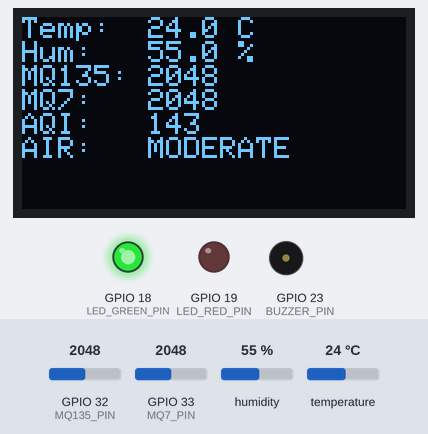
This sketch was run on a simulated ESP32. Shown: 128×64 one-colour display, output pins drawn as LEDs (lit = HIGH), buzzer (waves = sounding, pin HIGH). The inputs (shaded band) are chosen by the test bench; at power-on: GPIO 33 (MQ7_PIN) = 2048, humidity 55 %, GPIO 32 (MQ135_PIN) = 2048, temperature 24 °C. WiFi joins after 1.5 s; servers stay silent unless stated; random numbers use the default seed unless the sketch sets one; what the sketch prints to the serial monitor is not drawn.

Above: at 5.7 s.
5.8 s: GPIO 33 (MQ7_PIN) set to 3164
At 7.5 s:
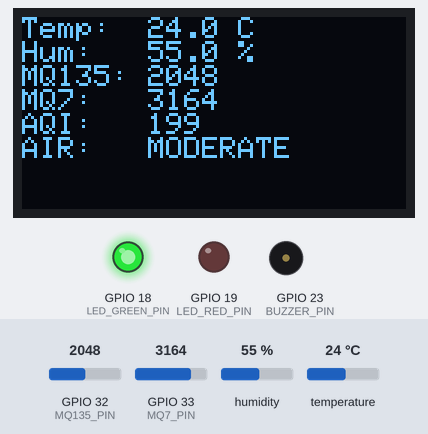
8.6 s: GPIO 33 (MQ7_PIN) set to 3260
At 9.7 s:
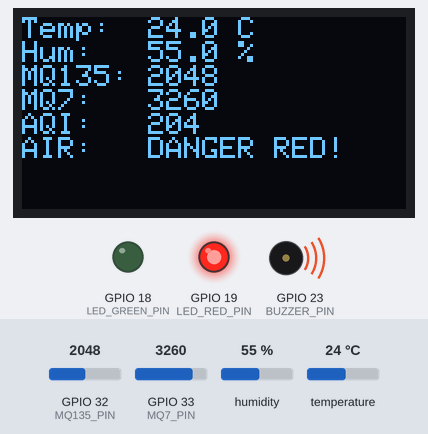
11.4 s: GPIO 33 (MQ7_PIN) set to 160
At 14.5 s:
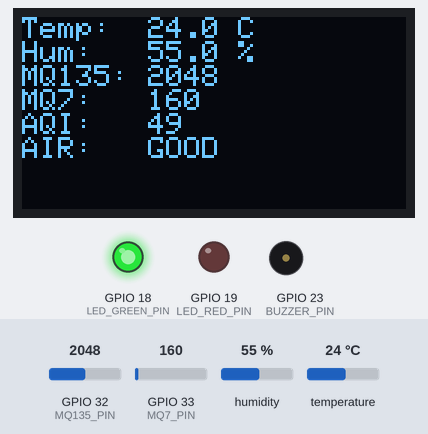
14.9 s: humidity set to 22 %
At 16.7 s:
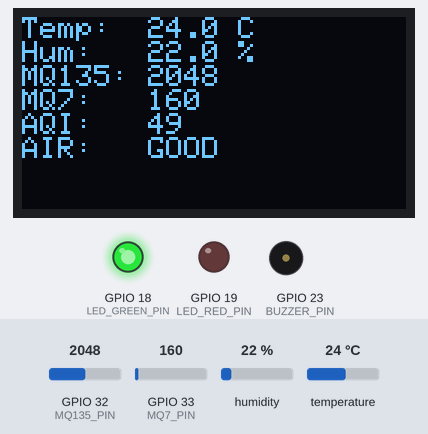
17.7 s: GPIO 32 (MQ135_PIN) set to 2866
At 20.2 s:
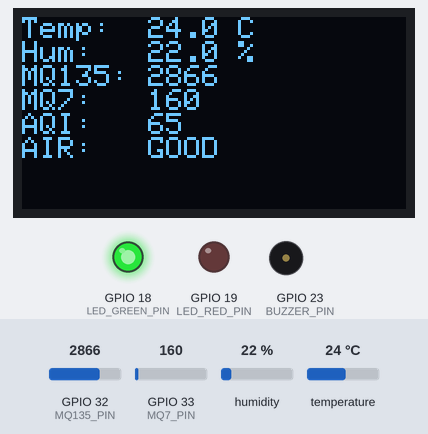
21.4 s: temperature set to 12 °C
At 22.4 s:
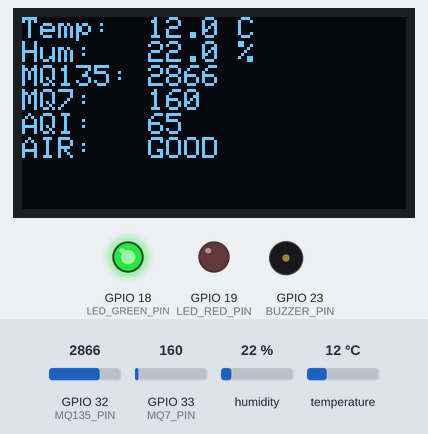
Timing chart, 0 to 24.4 s (numbered marks = the images above; inputs shaded):
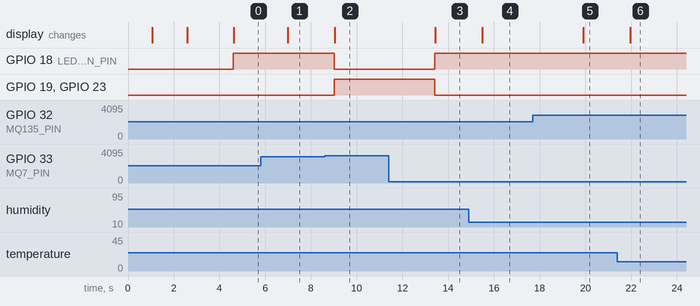

The sketch:

main.ino
```cpp
#include <WiFi.h>
#include <Firebase_ESP_Client.h>
#include <Wire.h>
#include <Adafruit_GFX.h>
#include <Adafruit_SSD1306.h>
#include <DHT.h>

#include "addons/TokenHelper.h"
#include "addons/RTDBHelper.h"

// ================= WIFI CREDENTIALS =================
#define WIFI_SSID "Nandu"
#define WIFI_PASSWORD "12345678"

// ================= FIREBASE CONFIG =================
#define API_KEY "AIzaSyCM0rwFlapYWvq6HCzrGcU9Spn-fhTKIrI"
#define DATABASE_URL "airaqi-54c24-default-rtdb.firebaseio.com"

// ================= FIREBASE OBJECTS =================
FirebaseData fbdo;
FirebaseAuth auth;
FirebaseConfig config;
bool signupOK = false;

// ================= OLED DISPLAY =================
#define SCREEN_WIDTH 128
#define SCREEN_HEIGHT 64
#define OLED_RESET -1
Adafruit_SSD1306 display(SCREEN_WIDTH, SCREEN_HEIGHT, &Wire, OLED_RESET);

// ================= SENSORS =================
#define DHT_PIN 4
#define DHT_TYPE DHT11
DHT dht(DHT_PIN, DHT_TYPE);

#define MQ135_PIN 32
#define MQ7_PIN   33

// ================= ALERTS & ACTUATORS =================
#define BUZZER_PIN    23
#define LED_RED_PIN   19
#define LED_GREEN_PIN 18

unsigned long sendDataPrevMillis = 0;

// =====================================================
// SETUP
// =====================================================
void setup() {
  Serial.begin(115200);
  delay(1000);

  // ---------- Initialize Pins ----------
  pinMode(BUZZER_PIN, OUTPUT);
  pinMode(LED_RED_PIN, OUTPUT);
  pinMode(LED_GREEN_PIN, OUTPUT);

  digitalWrite(BUZZER_PIN, LOW);
  digitalWrite(LED_RED_PIN, LOW);
  digitalWrite(LED_GREEN_PIN, LOW);

  // ---------- Initialize DHT ----------
  dht.begin();
  Serial.println("DHT11 Sensor initialized on GPIO 4");

  // ---------- Initialize OLED ----------
  if (!display.begin(SSD1306_SWITCHCAPVCC, 0x3C)) {
    Serial.println("OLED allocation failed!");
    while (true) {
      delay(1000);
    }
  }

  display.clearDisplay();
  display.setTextSize(1);
  display.setTextColor(SSD1306_WHITE);
  display.setCursor(0, 10);
  display.println("Connecting WiFi...");
  display.display();

  // ---------- WiFi Connection ----------
  WiFi.begin(WIFI_SSID, WIFI_PASSWORD);
  Serial.print("Connecting to WiFi");
  while (WiFi.status() != WL_CONNECTED) {
    delay(500);
    Serial.print(".");
  }
  Serial.println();
  Serial.println("WiFi Connected successfully!");
  Serial.print("IP Address: ");
  Serial.println(WiFi.localIP());

  // ---------- Firebase Setup ----------
  config.api_key = API_KEY;
  config.database_url = DATABASE_URL;
  config.signer.test_mode = true;
  signupOK = true;

  Firebase.begin(&config, &auth);
  Firebase.reconnectWiFi(true);

  // ---------- OLED Status ----------
  display.clearDisplay();
  display.setCursor(0, 10);
  display.println("WiFi: Connected");
  display.println("Firebase: OK");
  display.println("DHT11: Ready");
  display.println("System Ready!");
  display.display();

  delay(2000);
}

// =====================================================
// MAIN LOOP
// =====================================================
void loop() {
  // ---------- 1. Read DHT Sensor ----------
  float humidity = dht.readHumidity();
  float temperature = dht.readTemperature();

  // Safe fallback if a read glitches momentarily
  if (isnan(temperature) || isnan(humidity)) {
    Serial.println("Warning: DHT sensor read failed, retrying...");
    delay(500);
    temperature = dht.readTemperature();
    humidity = dht.readHumidity();
  }

  float safeTemp = isnan(temperature) ? 0.0 : temperature;
  float safeHum  = isnan(humidity) ? 0.0 : humidity;

  // ---------- 2. Read Gas Sensors ----------
  int mq135Value = analogRead(MQ135_PIN);
  int mq7Value   = analogRead(MQ7_PIN);

  // ---------- 3. Calculate AQI & Danger Alert ----------
  // Matches exact dashboard AQI formula: (MQ135/50) + (MQ7/20)
  int currentAqi = round((mq135Value / 50.0) + (mq7Value / 20.0));

  // ONLY sound alarm when AQI reaches DANGER RED (> 200)
  // In Good (<=50), Moderate (51-100), and Elevated (101-200), buzzer remains COMPLETELY SILENT!
  bool isDangerRed = (currentAqi > 200);

  if (isDangerRed) {
    digitalWrite(LED_RED_PIN, HIGH);
    digitalWrite(LED_GREEN_PIN, LOW);
    digitalWrite(BUZZER_PIN, HIGH); // Alarm sounds ONLY in Danger Red
  } else {
    digitalWrite(LED_RED_PIN, LOW);
    digitalWrite(LED_GREEN_PIN, HIGH);
    digitalWrite(BUZZER_PIN, LOW);  // Silent in Good, Moderate, and Elevated air
  }

  // ---------- 4. Update OLED Display ----------
  display.clearDisplay();
  display.setCursor(0, 0);
  display.printf("Temp:  %.1f C\n", safeTemp);
  display.printf("Hum:   %.1f %%\n", safeHum);
  display.printf("MQ135: %d\n", mq135Value);
  display.printf("MQ7:   %d\n", mq7Value);
  display.printf("AQI:   %d\n", currentAqi);

  if (isDangerRed) {
    display.println("AIR:   DANGER RED!");
  } else if (currentAqi > 100) {
    display.println("AIR:   MODERATE");
  } else {
    display.println("AIR:   GOOD");
  }
  display.display();

  // Print to Serial Monitor
  Serial.printf("Temp: %.1f C | Hum: %.1f %% | MQ135: %d | MQ7: %d | AQI: %d | Buzzer: %s\n",
                safeTemp, safeHum, mq135Value, mq7Value, currentAqi, isDangerRed ? "ACTIVE (ALARM)" : "SILENT (OFF)");

  // ---------- 5. Push to Firebase RTDB ----------
  if (Firebase.ready() && signupOK && (millis() - sendDataPrevMillis > 5000 || sendDataPrevMillis == 0)) {
    sendDataPrevMillis = millis();

    FirebaseJson json;
    json.set("temperature", safeTemp);
    json.set("temp", safeTemp);
    json.set("humidity", safeHum);
    json.set("hum", safeHum);
    json.set("mq135", mq135Value);
    json.set("mq7", mq7Value);
    json.set("heartbeat", (int)random(1, 100000));

    // Update Latest Node
    Serial.println("Pushing latest data to Firebase...");
    if (Firebase.RTDB.setJSON(&fbdo, "/sensor_data/latest", &json)) {
      Serial.println("Latest data updated SUCCESS");
    } else {
      Serial.print("Latest update FAILED: ");
      Serial.println(fbdo.errorReason());
    }

    // Push to History Node
    Serial.println("Pushing to history node...");
    if (Firebase.RTDB.pushJSON(&fbdo, "/sensor_data/history", &json)) {
      Serial.println("History data pushed SUCCESS");
    } else {
      Serial.print("History push FAILED: ");
      Serial.println(fbdo.errorReason());
    }
  }

  delay(2000);
}
```

Measured:
- the behaviour switches between 3190 and 3191 on GPIO 33 (MQ7_PIN) (found by bisection; images 1 and 2)
- after the input at 5.8 s, the display: changes after 1.2 s (image 1)
- after the input at 8.6 s, GPIO 18 (LED_GREEN_PIN): HIGH → LOW after 0.41 s; GPIO 19 (LED_RED_PIN), GPIO 23 (BUZZER_PIN): LOW → HIGH after 0.41 s; the display: changes after 0.44 s (image 2)
- after the input at 11.4 s, GPIO 18 (LED_GREEN_PIN): LOW → HIGH after 2.0 s; GPIO 19 (LED_RED_PIN), GPIO 23 (BUZZER_PIN): HIGH → LOW after 2.0 s; the display: changes after 2.0 s (image 3)
- after the input at 14.9 s, the display: changes after 0.60 s (image 4)
- after the input at 17.7 s, the display: changes after 2.2 s (image 5)
- after the input at 21.4 s, the display: changes after 0.55 s (image 6)
